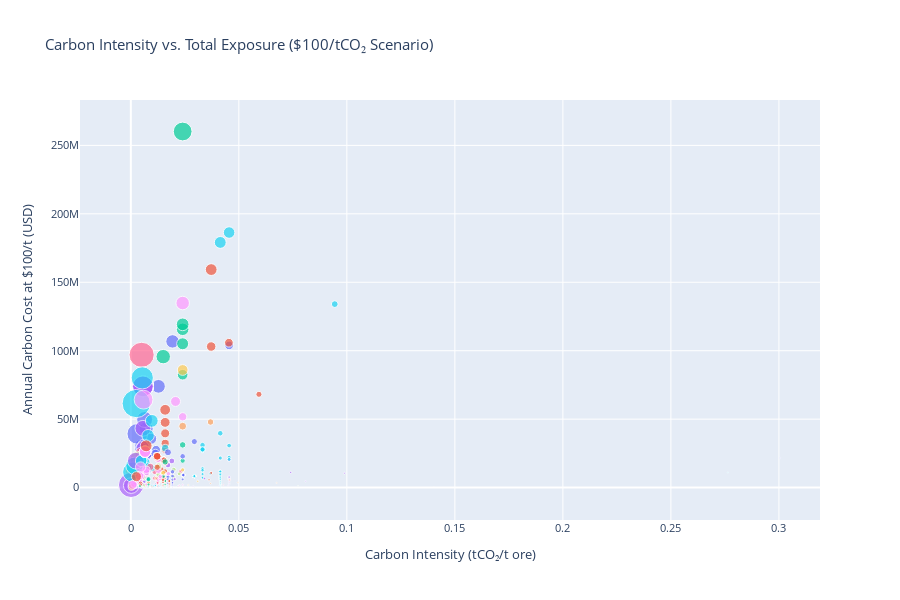

Notebook code cell kept with this figure:
### Markdown cell above
### 4.2 Scatter Plot: Carbon Intensity vs. Total Emissions

### Code cell
# Create scatter plot with production mines
scatter_data = df_intensity.copy()
scatter_data['size_marker'] = scatter_data['annual_production_t_ore'] / 1000  # Scale for visibility

fig2 = px.scatter(
    scatter_data,
    x='carbon_intensity',
    y='carbon_cost_usd_100',
    size='size_marker',
    color='iso3_country',
    hover_data=['source_name', 'parent_name', 'annual_emissions_t_co2e', 'annual_production_t_ore'],
    title='Carbon Intensity vs. Total Exposure ($100/tCO₂ Scenario)',
    labels={
        'carbon_intensity': 'Carbon Intensity (tCO₂/t ore)',
        'carbon_cost_usd_100': 'Annual Carbon Cost at $100/t (USD)',
        'iso3_country': 'Country'
    },
    height=600
)

fig2.update_layout(
    showlegend=False,  # Too many countries
    font=dict(size=11)
)

fig2.show()
